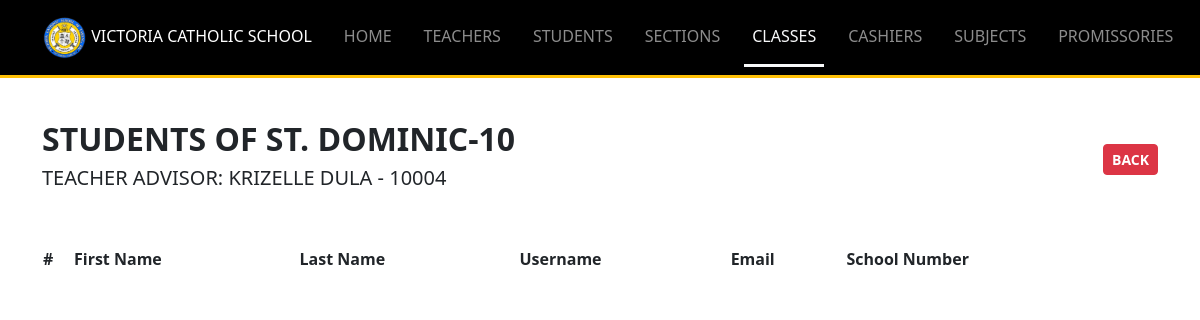
The app's page /Resources/views/admin/view_certain_class.php?id=32&grade=10 (signed in) with its own data.
### tables this page shows
CREATE TABLE `sections` (
  `id` int(11) NOT NULL,
  `name` varchar(255) DEFAULT NULL,
  `grade` enum('7','8','9','10','SECTION') DEFAULT NULL,
  `advisory_teacher_id` int(11) NOT NULL DEFAULT 0,
  `created_at` timestamp NOT NULL DEFAULT current_timestamp(),
  `updated_at` timestamp NOT NULL DEFAULT current_timestamp() ON UPDATE current_timestamp()
);

CREATE TABLE `users` (
  `id` int(11) NOT NULL,
  `role` varchar(255) DEFAULT NULL,
  `school_number` varchar(255) DEFAULT NULL,
  `first_name` varchar(255) DEFAULT NULL,
  `middle_name` varchar(255) DEFAULT NULL,
  `last_name` varchar(255) DEFAULT NULL,
  `email` varchar(255) DEFAULT NULL,
  `phone` varchar(20) DEFAULT NULL,
  `gender` enum('Male','Female') DEFAULT NULL,
  `birthday` date DEFAULT NULL,
  `address` text DEFAULT NULL,
  `occupation` varchar(255) DEFAULT NULL,
  `username` varchar(255) DEFAULT NULL,
  `password` varchar(255) DEFAULT NULL,
  `remember_token` varchar(100) DEFAULT NULL,
  `created_at` timestamp NOT NULL DEFAULT current_timestamp(),
  `updated_at` timestamp NOT NULL DEFAULT current_timestamp() ON UPDATE current_timestamp()
);

### Backend-routes/admin/includes_get_class_students_route.php (called while the page is built, shortened)
<?php
try {
    require_once $_SERVER['DOCUMENT_ROOT']."/Middleware/CheckIfAdmin.php";
    $gradeID = isset($_GET['grade']) ? $_GET['grade'] : NULL;
    $fileName = "Location: view_classes.php?id=$gradeID";
    require_once $_SERVER['DOCUMENT_ROOT']."/Backend-routes/admin/includes_user_checker_router.php";
    $stmt = $conn->prepare("
    SELECT sections.*, users.first_name, users.last_name, users.school_number
    FROM sections LEFT JOIN users ON sections.advisory_teacher_id = users.id
    WHERE sections.id = ?");
    $stmt->bind_param("s", $accountID);
    $stmt->execute();
    $result = $stmt->get_result();
    $section = $result->fetch_assoc();
} catch (Exception $e) {
    errorSender('error '.$e->getMessage(), $fileName);
}
?>

### Resources/views/admin/view_certain_class.php (the view, shortened to what this page needs)
<?php
require_once $_SERVER['DOCUMENT_ROOT']."/Middleware/CheckIfAdmin.php";
require_once $_SERVER['DOCUMENT_ROOT']."/Backend-routes/admin/includes_get_class_students_route.php";
require_once "../includes/header_layout.php";
?>
<body>
    <?php
        include "includes/navbar.php";
     ?>
     <div class="container mt-5">
        <div class="d-flex justify-content-between align-items-center mb-5">
            <div>
                <h2 class="fw-bold">STUDENTS OF <?php echo $section['name']."-".$section['grade'] ?> </h2>
                <h5 class="text-uppercase">TEACHER ADVISOR: <?php echo $section['first_name']." ".$section['last_name']." - ".$section['school_number'] ?></h5>
            </div>
            <div class="btn-group">
                <a href="view_classes.php?id=<?php echo $gradeID ?>" class="btn btn-sm btn-danger fw-bold">BACK</a>
            </div>
        </div>
           <div class="table-responsive">
              <table id="sectionsTable">
                <thead>
                  <tr>
                    <th scope="col">#</th>
                    <th scope="col">First Name</th>
                    <th scope="col">Last Name</th>
                    <th scope="col">Username</th>
                    <th scope="col">Email</th>
                    <th scope="col">School Number</th>
                  </tr>
                </thead>
              </table>
           </div>
     </div>
</body>
<?php
	require_once "../includes/includes_scripts.php";
?>

### Resources/css/style.css (style rules this page uses)
th, td { white-space: nowrap !important; }
table { width: 100% !important; }

### records on screen
sections: name "ST. DOMINIC", grade "10", users.first_name "KRIZELLE", users.last_name "DULA", users.school_number "10004"
